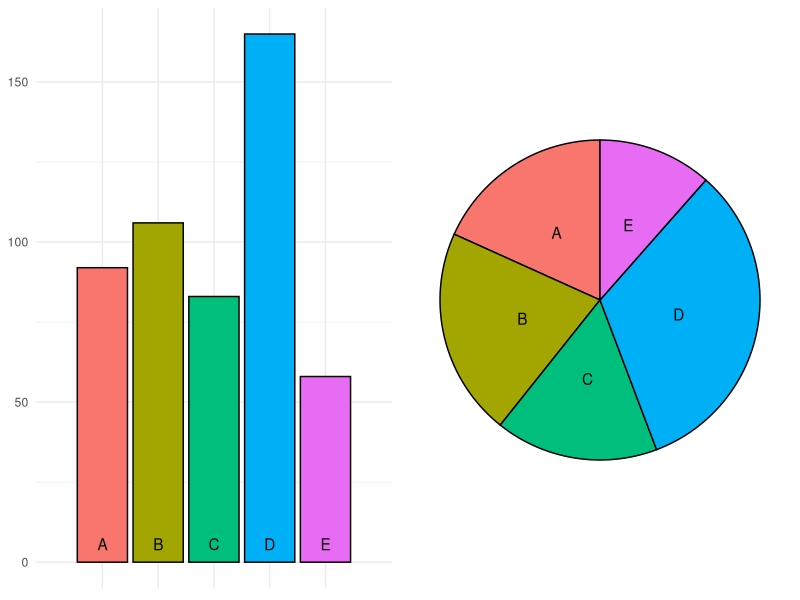
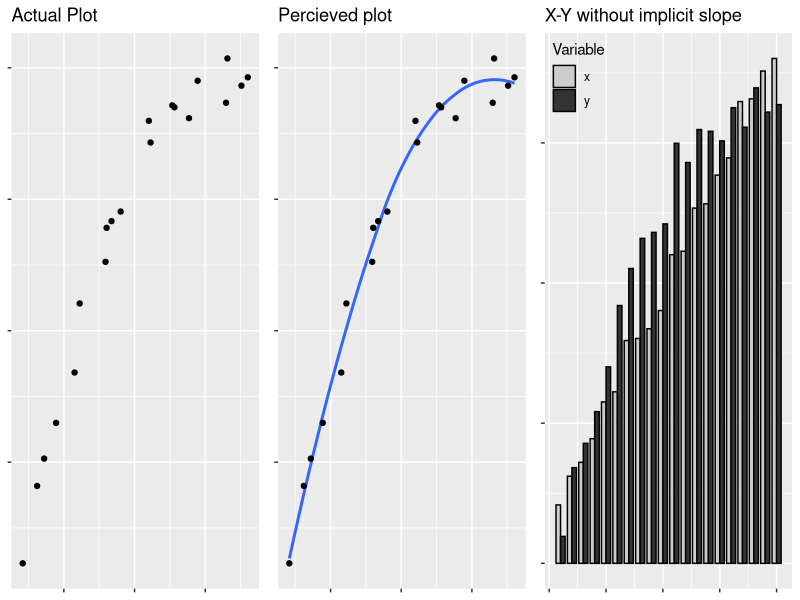
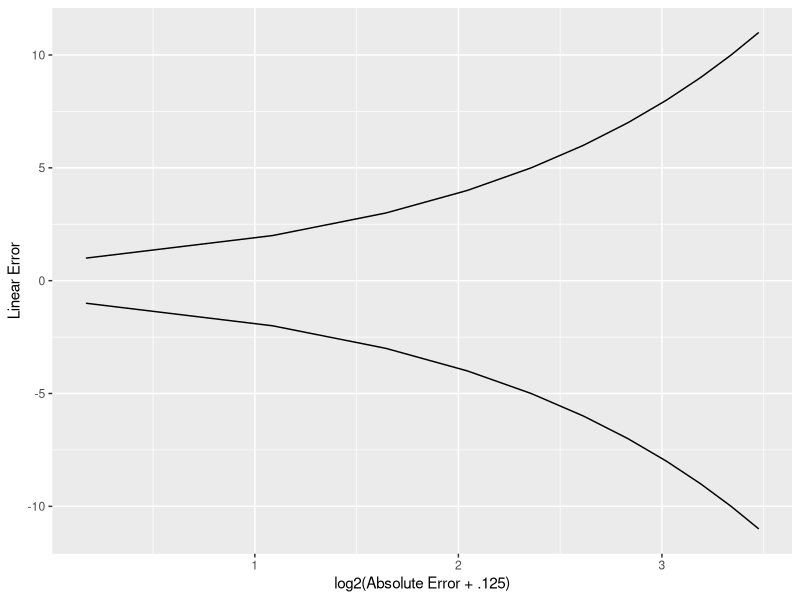
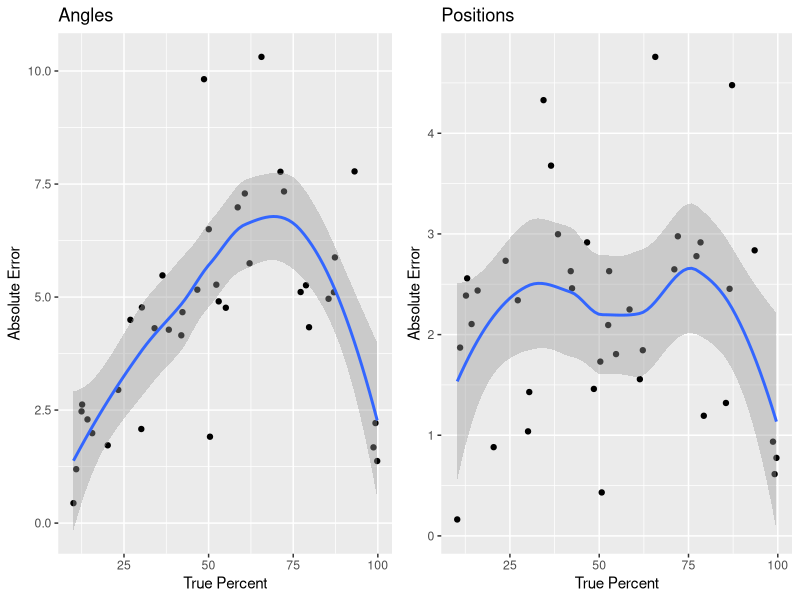

Here is the R script that generated these plots, in order:
## ---- chunk 1
knitr::opts_chunk$set(echo = F, message = F, warning = F)

library(tidyverse)
library(gridExtra)
## ---- chunk 2
data <- data_frame(group = LETTERS[1:5],
                   val = c(92, 106, 83, 165, 58))
bar <- ggplot(data = data) + 
  geom_bar(aes(x = group, weight = val, fill = group), 
           color = "black") + 
  geom_text(aes(x = group, y = 0, label = group), vjust = -1) + 
  scale_x_discrete(expand = c(0.05, 1)) + 
  guides(fill = F) + 
  theme_minimal() +
  theme(axis.title = element_blank(), axis.text.x = element_blank())

pie <- ggplot(data = data, aes(x = "", y = val, fill = group, label = group)) + 
  geom_bar(stat = "identity",
           color = "black", 
           width = 1) + 
  geom_text(position = position_stack(vjust = 0.5)) + 
  guides(fill = F) + 
  coord_polar(theta = "y") +
  theme_void()

grid.arrange(bar, pie, ncol = 2)
## ---- chunk 3
data <- data_frame(x = rep(1:10, 2) + runif(20, 0, 1), 
                   y = -1/8*(x - 10)^2 + 10 + rnorm(20, 0, .5), 
                   num = rep(1:10, 2)) %>%
  arrange(x, y)
plot1 <- qplot(x, y, data = data) + 
  ggtitle("Actual Plot") + 
  theme(axis.title = element_blank(), axis.text = element_blank())

plot2 <- ggplot() + 
  geom_smooth(aes(x = x, y = y), data = data, method = "loess", se = F) + 
  geom_point(aes(x = x, y = y), data = data, inherit.aes = F) + 
  ggtitle("Percieved plot") + 
  theme(axis.title = element_blank(), axis.text = element_blank())

data_connect <- data %>%
  arrange(x, y) %>%
  mutate(num = (1:n())/2) %>%
  gather(key = var, value = value, -num) %>%
  arrange(num)

plot3 <- ggplot() + 
  geom_bar(aes(x = num, y = value, fill = var),
           color = "black",
           data = data_connect, stat = "identity", position = "dodge", width = .4) + 
  scale_fill_manual("Variable", values = c("grey80", "grey20")) + 
  theme(legend.position = c(0, 1), legend.justification = c(0, 1), legend.background = element_rect(fill = "transparent"), axis.title = element_blank(), axis.text = element_blank()) + 
  ggtitle("X-Y without implicit slope")

grid.arrange(plot1, plot2, plot3, nrow = 1)
## ---- chunk 4
fx <- function(x1, x2) {
  log(abs(x1 - x2) + 1/8)/log(2)
}
finv <- function(x, y) {
  2^y - 1/8
}

data <- expand.grid(x2 = seq(0, 100, 1), x1 = seq(0, 100, 10)) %>%
  mutate(f = fx(x1, x2),
         error = x1 - x2)

# ggplot(data = data) + 
#   geom_line(aes(x = x2, y = f, group = x1, color = factor(x1))) + 
#   ylab("log2(absolute error + .125)") + 
#   xlab("True Percent") + 
#   scale_color_discrete("Judged\nPercent")

ggplot(data = filter(data, f < 3.5, f > 0)) + 
  geom_line(aes(y = error, x = f, group = sign(error))) + 
  ylab("Linear Error") +
  xlab("log2(Absolute Error + .125)")
## ---- chunk 5
angledf <- tribble(
  ~x, ~y, ~area, ~moment,
  10.067251461988292, -0.8211754170479111, 45, 424.4444444444445,
10.88116703796528, 0.3972482840166838, 48, 441.64583333333377,
12.456140350877188, 1.3764097744360906, 0, 0,
12.631578947368414, 1.458020050125313, 0, 0,
14.210526315789469, 1.2741451843895453, 0, 0,
15.614035087719298, 1.080088614393126, 0, 0,
20.1957545378598, 0.884196542880082, 44, 394.6136363636366,
23.30821142691243, 1.61903184681683, 94, 3049.4574468085116,
26.889097744360896, 2.208305252637624, 44, 392.1363636363637,
30.115179925121446, 1.141481788923684, 45, 409.4222222222222,
30.285894997541128, 2.2914613159249013, 47, 442.4680851063827,
34.03508771929824, 2.149167561761547, 0, 0,
36.37137597079117, 2.4865265862912507, 45, 408.0888888888886,
38.24561403508772, 2.1384264232008596, 0, 0,
41.929824561403514, 2.097140171858217, 0, 0,
42.28070175438596, 2.260360723236663, 0, 0,
46.66666666666667, 2.4026584317937703, 0, 0,
48.6443539404066, 3.3138813809253866, 48, 460.7291666666662,
50.06130870912506, 2.7279350062115544, 47, 439.65957446808505,
50.40246591535528, 1.025535787282195, 49, 457.4693877551014,
52.28070175438597, 2.432554600787684, 0, 0,
52.98245614035088, 2.330424274973147, 0, 0,
55.08771929824562, 2.2893394199785178, 0, 0,
58.59649122807018, 2.8297081990691018, 0, 0,
60.70175438596492, 2.890664160401003, 0, 0,
62.10526315789474, 2.55375044754744, 0, 0,
65.61775816352475, 3.383755517435263, 46, 425.32608695652175,
71.2280701754386, 2.9811582527747946, 0, 0,
72.28070175438597, 2.8993913354815612, 0, 0,
77.19298245614036, 2.388560687432868, 0, 0,
78.7719298245614, 2.4291756176154675, 0, 0,
79.6784070104339, 2.156262781401688, 47, 457.1063829787231,
85.43859649122808, 2.3466926244181887, 0, 0,
87.01754385964912, 2.387307554600788, 0, 0,
87.3157430613571, 2.5854077689973236, 45, 407.77777777777715,
93.12398905064082, 2.982710152996836, 47, 427.744680851064,
98.70937263794407, 0.8483360002782416, 49, 442.12244897959147,
99.30308796683066, 1.2251324152375154, 45, 411.2888888888883,
99.81334509112287, 0.5828994589806586, 45, 396.355555555556,
) %>%
  mutate(abserr = finv(x, y))
  
linedf <- tribble(
  ~x, ~y, ~area, ~moment,
  14.267560079229245, 1.1567947255204514, 55, 631.0909090909086,
23.7965220113429, 1.5149702124088993, 54, 536.9629629629628,
27.20150042289562, 1.3020826984308855, 59, 718.6440677966107,
42.39562934517884, 1.36989937058572, 109, 2898.550458715598,
52.515561092404724, 1.1503036619235187, 52, 507.74999999999966,
58.49474652355303, 1.247737231123307, 52, 442.28846153846104,
11.046946299208539, 0.9968354430379742, 0, 0,
13.025342236200984, 1.4240506329113924, 0, 0,
12.694320554796462, 1.3291139240506324, 0, 0,
15.954523189564053, 1.3575949367088604, 0, 0,
20.443424682255277, 0.009493670886075556, 0, 0,
10.24362577019258, -1.7943037974683547, 0, 0,
30.06780272757741, 0.21835443037974667, 0, 0,
30.416355152233876, 0.6360759493670884, 0, 0,
50.70251875531724, -0.84493670886076, 0, 0,
48.50344169738844, 0.664556962025316, 0, 0,
50.308077032148276, 0.8924050632911391, 0, 0,
54.710356028771045, 0.9493670886075947, 0, 0,
52.78300549124752, 1.462025316455696, 0, 0,
42.02944133646137, 1.462025316455696, 0, 0,
38.454716543349925, 1.6424050632911387, 0, 0,
36.514991363530896, 1.9272151898734173, 0, 0,
34.409239732913974, 2.15506329113924, 0, 0,
46.599293614168964, 1.6044303797468351, 0, 0,
61.379772615947815, 0.7499999999999996, 0, 0,
62.20681120936348, 0.9778481012658222, 0, 0,
65.69955399726726, 2.287974683544303, 0, 0,
86.5049369666658, 1.367088607594936, 0, 0,
93.52187475830777, 1.5664556962025311, 0, 0,
87.20204181597875, 2.2025316455696196, 0, 0,
85.4819665369048, 0.5316455696202529, 0, 0,
79.28330196705251, 0.3987341772151898, 0, 0,
98.65528887055608, 0.08544303797468356, 0, 0,
99.61999535950915, -0.1518987341772151, 0, 0,
99.11572868596768, -0.4367088607594942, 0, 0,
72.018355719405, 1.6329113924050631, 0, 0,
71.03199360643481, 1.4715189873417716, 0, 0,
77.22704890561756, 1.5379746835443036, 0, 0,
78.37118770785533, 1.6044303797468351, 0, 0,

) %>%
  mutate(abserr = finv(x, y))

p1 <- qplot(x = x, y = abserr, geom = "point", data = linedf) + 
  geom_smooth(aes(x = x, y = abserr)) + 
  ylab("Absolute Error") + 
  xlab("True Percent") + 
  ggtitle("Positions")

p2 <- qplot(x = x, y = abserr, geom = "point", data = angledf) + 
  geom_smooth(aes(x = x, y = abserr)) + 
  ylab("Absolute Error") + 
  xlab("True Percent") + 
  ggtitle("Angles")

grid.arrange(p2, p1, nrow = 1)
